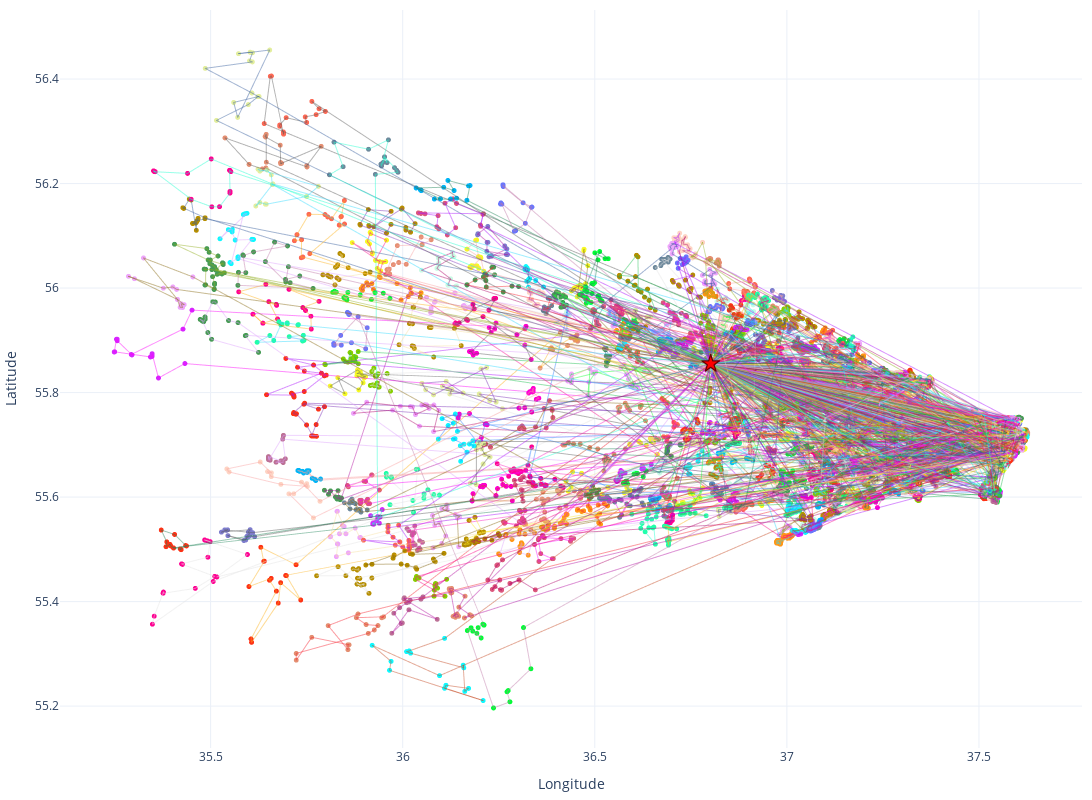

The notebook cell saved with this chart:
### Code cell
fig = go.Figure()

courier_colors = px.colors.qualitative.Alphabet * 10
polygon_colors = px.colors.qualitative.Light24 * 10

mp_to_points = defaultdict(lambda: {"lat": [], "lon": []})
for route in routes:
    for oid in route["route"][1:-1]:  # skip warehouse at ends
        lat, lon, mp = order_to_geo.get(oid, (None, None, None))
        if lat is None:
            continue
        mp_to_points[mp]["lat"].append(lat)
        mp_to_points[mp]["lon"].append(lon)

for i, (mp, pts) in enumerate(mp_to_points.items()):
    fig.add_trace(go.Scattergl(
        x=pts["lon"], y=pts["lat"],
        mode="markers",
        marker=dict(size=order_marker_size, color=polygon_colors[i % len(polygon_colors)]),
        showlegend=False
    ))

for idx, route in enumerate(routes):
    color = courier_colors[idx % len(courier_colors)]
    coords = []
    for oid in route["route"]:
        lat, lon, _ = order_to_geo.get(oid, (None, None, None))
        if lat is None:
            continue
        coords.append((lat, lon))
    if len(coords) >= 2:
        fig.add_trace(go.Scattergl(
            x=[c[1] for c in coords], y=[c[0] for c in coords],
            mode="lines",
            line=dict(color=color, width=1),
            opacity=line_opacity,
            showlegend=False
        ))

if show_ports and ports_geo:
    port_lats = []
    port_lons = []
    for mp, ports in polygon_to_ports.items():
        for pid in ports:
            if pid in ports_geo:
                plat, plon = ports_geo[pid]
                port_lats.append(plat)
                port_lons.append(plon)
    if port_lats:
        fig.add_trace(go.Scattergl(
            x=port_lons, y=port_lats,
            mode="markers",
            marker=dict(size=port_marker_size, symbol="square", color="#000000"),
            showlegend=False
        ))

fig.add_trace(go.Scattergl(
    x=[warehouse_lon], y=[warehouse_lat],
    mode="markers",
    marker=dict(size=14, symbol="star", color="#FF0000", line=dict(width=1, color="#660000")),
    name="Warehouse",
    showlegend=False
))

fig.update_layout(
    width=1200, height=800,
    margin=dict(l=10, r=10, t=10, b=10),
    xaxis_title="Longitude", yaxis_title="Latitude",
    template="plotly_white"
)
fig.show()
